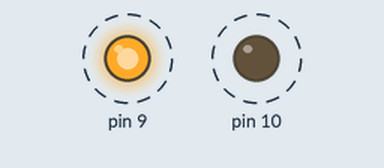
This sketch was run on a simulated Arduino Uno, built with avr-gcc and run on an emulated ATmega328P. On the bench: output pins drawn as LEDs (lit = HIGH). Dashed ring = blinking.

Above: at 0.7 s.
Timing chart, 0 to 3.0 s (numbered marks = the images above):
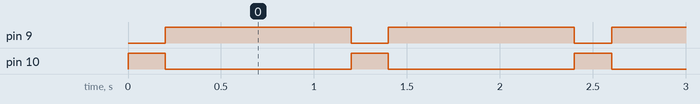

Measured:
- by itself, pin 9: alternates HIGH for 1.0 s and LOW for 0.20 s
- by itself, pin 10: alternates HIGH for 0.20 s and LOW for 1.0 s

The sketch:

Piscando_2_LEDS.ino
```cpp
void setup () {
  pinMode(10, OUTPUT);
  pinMode(9, OUTPUT);
}

void loop () {

  int intervaloPlaca;
  intervaloPlaca= 200;


  digitalWrite(10, HIGH);
  digitalWrite(9, LOW);
  delay(intervaloPlaca);

  digitalWrite(9,HIGH);
  digitalWrite(10, LOW);
  delay(1000);
}
```
